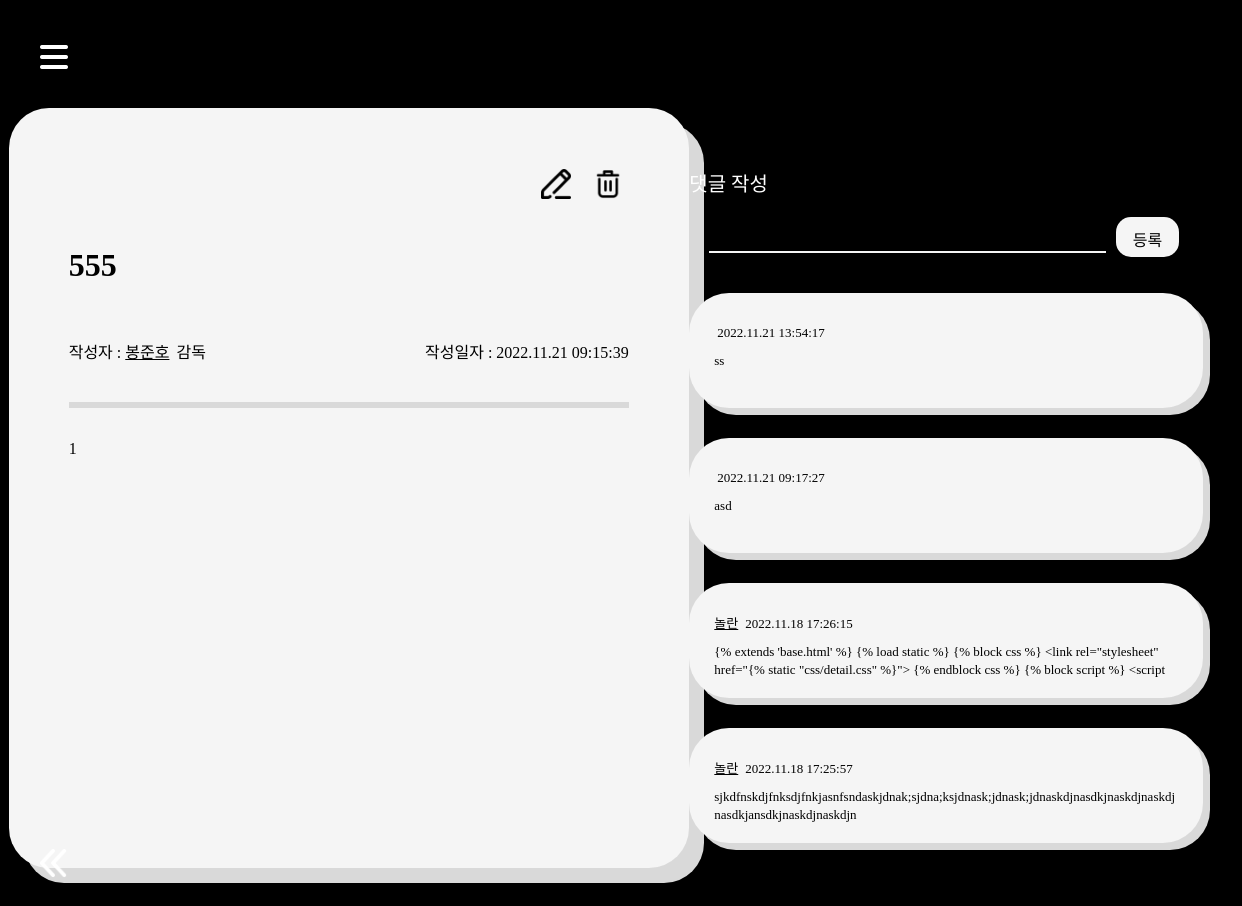
The app's page /behinds/8/detail/ (signed in) with its own data.
### behinds/models.py (models this page shows)
class Behind(models.Model):
    user = models.ForeignKey(settings.AUTH_USER_MODEL, on_delete=models.CASCADE)
    title = models.CharField(max_length=50)
    content = models.TextField()
    created_at = models.DateTimeField(auto_now_add=True)
    updated_at = models.DateTimeField(auto_now=True)
    like_user = models.ManyToManyField(settings.AUTH_USER_MODEL, related_name='like_behinds')

class Comment(models.Model):
    user_comment = models.ForeignKey(settings.AUTH_USER_MODEL, on_delete=models.CASCADE)
    content = models.CharField(max_length=200)
    created_at = models.DateTimeField(auto_now_add=True)
    updated_at = models.DateTimeField(auto_now=True)
    behind = models.ForeignKey(Behind, on_delete=models.CASCADE)

### accounts/models.py (models this page shows)
class User(AbstractUser):
    followings = models.ManyToManyField('self', symmetrical=False, related_name='followers', blank=True)
    nickname = models.CharField(max_length=20)
    behind_auth = models.BooleanField(default=False)
    profile_image = models.ImageField(upload_to="image", blank=True)

### behinds/views.py (the view)
# urls.py: path('<int:behind_pk>/detail/', views.detail, name="detail"),
def detail(request, behind_pk):
    if request.user.is_authenticated:
        behind = Behind.objects.get(pk=behind_pk)
        form = CommentForm()
        comments = behind.comment_set.all().order_by('-pk')
        context = {
            'behind': behind,
            'form': form,
            'comments': comments
        }
        return render(request, 'behinds/detail.html', context)
    else:
        return redirect('http://127.0.0.1:8000/')

### behinds/forms.py
class CommentForm(forms.ModelForm):
    content = forms.CharField(
        max_length=200,
        required = True,
        widget=forms.TextInput(attrs={'class': 'form-control'}),
    )
    class Meta:
        model = Comment
        fields = [
        'content',
        ]

### behinds/templates/behinds/detail.html (shortened to what this page needs)
{% extends 'base.html' %}
{% load static %}
{% block css %}
  <link rel="stylesheet" href="{% static "css/detail.css" %}">
{% endblock css %}
{% block content %}
  <a href="{% url 'behinds:index' %}" id="back-page"><img src="{% static "images/back.png" %}" alt="" class="back"></a>
  <div class="detail">
    <div class="detail-box">
      <div class="btn">
        <form action="{% url 'behinds:update' behind.pk %}" method="POST">
          <button type="subimt" class="margin-btn"><img src="{% static "images/pencil.png" %}" alt="" class="img"></button>
        </form>
        <form action="{% url 'behinds:delete' behind.pk %}" method="POST">
          <button type="submit"><img src="{% static "images/delete.png" %}" alt="" class="img"></button>
        </form>
      </div>
      <h1>{{ behind.title }}</h1>
      <div class="info">
        <p>작성자 : <a href="{% url 'mypage:index' behind.user.pk %}" class="nickname1">{{ behind.user.username }}</a> 감독</p>
        <p>작성일자 : {{ behind.updated_at | date:"Y.m.d H:i:s" }}</p>
      </div>
      <hr>
      <p>{{ behind.content }}</p>
    </div>
    <div class="second-box">
      <p class="comment-info">댓글 작성</p>
      <form action="{% url 'behinds:comment_create' behind.pk %}"  method="POST" class="form">
        {{ form.content }}
        <button type="submit" class="comment-btn">등록</button>
      </form>
      <div class="comments">
        {% for comment in comments %}
          <div class="comment-box">
            <div class="comment-profile">
              <div>
                <a href="{% url 'mypage:index' comment.user_comment.pk %}" class="nickname">{{ comment.user_comment.nickname }}</a>
                <span class="nickname">{{ comment.updated_at | date:"Y.m.d H:i:s" }}</span>
              </div>
            </div>
            <div class="comment-scroll">
              <span id="comment-{{ comment.pk }}" class="comment-content">{{ comment.content }}</span>
            </div>
          </div>
        {% endfor %}
      </div>
    </div>
  </div>
{% endblock content %}

### behinds/static/css/detail.css (style rules this page uses)
body { background-color: black; height: 50rem; min-width: 620px; font-family: detail; }
.detail { display: flex; justify-content: space-evenly; align-items: flex-start; height: 45rem; }
.detail-box { min-width: 35rem; max-width: 35rem; height: 40rem; background-color: #f5f5f5; border-radius: 40px; padding: 60px; margin-top: 100px; line-height: 50px; box-shadow: 15px 15px #d9d9d9; overflow-y: scroll; }
.second-box { margin-top: 140px; }
.btn { display: flex; justify-content: flex-end; }
.comment-profile { display: flex; justify-content: space-between; align-items: center; }
button { border: none; background-color: #f5f5f5; cursor: pointer; }
.img { width: 30px; height: 30px; }
.info { display: flex; justify-content: space-between; }
hr { border: 3px solid #D9D9D9; background-color: #D9D9D9; }
.margin-btn { margin-right: 10px; }
#id_content { width: 25rem; margin-bottom: 40px; margin-left: 20px; border-top: none; border-left: none; border-right: none; border-bottom: 2px solid #f5f5f5; background: black; caret-color: #f5f5f5; color: white; font-size: 15px; font-family: detail; }
.comments { display: flex; flex-direction: column; overflow-y: scroll; height: 35rem; padding-right: 30px; }
.comment-box { width: 29rem; height: 40px; background-color: #f5f5f5; border-radius: 40px; margin-bottom: 30px; padding-top: 30px; padding-left: 25px; padding-right: 25px; padding-bottom: 45px; box-shadow: 7px 7px #d9d9d9; }
.comment-btn { width: 4rem; height: 40px; margin-left: 10px; padding-top: 5px; border-radius: 15px; font-family: detail; font-size: medium; cursor: pointer; }
.back { width: 30px; height: 30px; margin-top: 840px; margin-left: 30px; position: fixed; }
.form { display: flex; justify-content: center; align-items: baseline; width: 90%; }
.comment-scroll { width: 100%; height: 100%; padding-top: 10px; padding-right: 10px; word-wrap: break-word; overflow-y: scroll; }
.comment-info { color: white; font-size: 20px; }
.comment-content { word-wrap: break-word; font-size: small; }
.nickname1 { margin-right: 3px; color: black; font-size: medium; }
.nickname { margin-right: 3px; color: black; font-size: small; }

### records on screen
Behind: title "555", user.username "봉준호", updated_at "2022.11.21 09:15:39", content "1"
Comment: updated_at "2022.11.21 13:54:17", content "ss"
Comment: updated_at "2022.11.21 09:17:27", content "asd"
Comment: user_comment.nickname "놀란", updated_at "2022.11.18 17:26:15", content "{% extends 'base.html' %} {% load static %} {% block css %} <link rel=\"stylesheet\" href=\"{% static \"css/detail.css\" %}\"> {% endblock css %} {% block script %} <script…"
Comment: user_comment.nickname "놀란", updated_at "2022.11.18 17:25:57", content "sjkdfnskdjfnksdjfnkjasnfsndaskjdnak;sjdna;ksjdnask;jdnask;jdnaskdjnasdkjnaskdjnaskdjnasdkjansdkjnaskdjnaskdjn"
